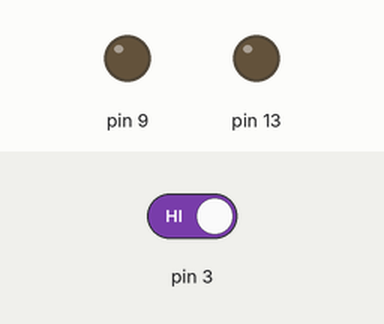
Recording of a sketch running on a simulated Arduino Uno, built with avr-gcc and run on an emulated ATmega328P. Parts: output pins drawn as LEDs (lit = HIGH). The test bench sets the inputs (shaded band); at power-on: pin 3 HIGH.

Above: at 1.2 s.
1.3 s: pin 3 driven LOW
At 2.5 s:
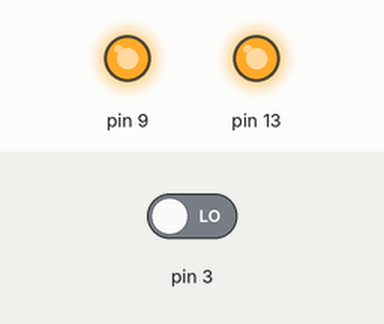
2.8 s: pin 3 driven HIGH
At 3.8 s:
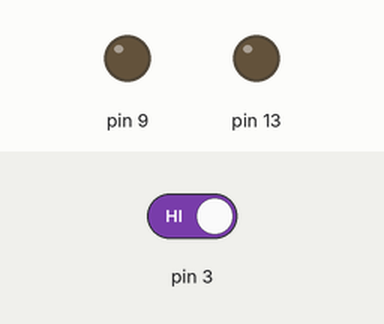
Timing chart, 0 to 5.8 s (numbered marks = the images above; inputs shaded):
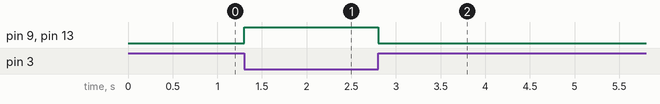

Measured:
- after the input at 1.3 s, pin 9, pin 13: LOW → HIGH at once
- after the input at 2.8 s, pin 9, pin 13: HIGH → LOW at once

The sketch:

IR_Antitheft_Alarm.ino
```cpp
void setup() {
  pinMode(13,OUTPUT);
  pinMode(9,OUTPUT);
  pinMode(3,INPUT);
  Serial.begin(9600);

}

void loop() {
  if (digitalRead(3)==LOW)
  {

    digitalWrite(13,HIGH);
    digitalWrite(9,HIGH);

    delay(0);
  }
  else
  {
    digitalWrite(13,LOW);
    digitalWrite(9,LOW);
    delay(0);
  }
}
```
